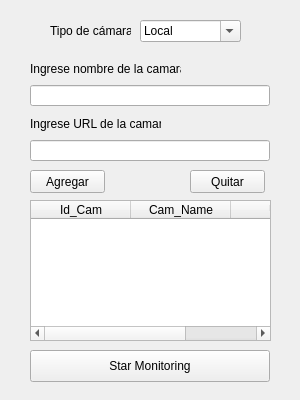
<?xml version="1.0" encoding="UTF-8"?>
<ui version="4.0">
 <class>MainWindow</class>
 <widget class="QMainWindow" name="MainWindow">
  <property name="geometry">
   <rect>
    <x>0</x>
    <y>0</y>
    <width>300</width>
    <height>400</height>
   </rect>
  </property>
  <property name="minimumSize">
   <size>
    <width>300</width>
    <height>400</height>
   </size>
  </property>
  <property name="maximumSize">
   <size>
    <width>300</width>
    <height>400</height>
   </size>
  </property>
  <property name="windowTitle">
   <string>Weapon Detector</string>
  </property>
  <widget class="QWidget" name="centralwidget">
   <widget class="QLabel" name="label_2">
    <property name="geometry">
     <rect>
      <x>30</x>
      <y>61</y>
      <width>151</width>
      <height>16</height>
     </rect>
    </property>
    <property name="text">
     <string>Ingrese nombre de la camara</string>
    </property>
   </widget>
   <widget class="QLabel" name="label_3">
    <property name="geometry">
     <rect>
      <x>30</x>
      <y>116</y>
      <width>131</width>
      <height>16</height>
     </rect>
    </property>
    <property name="text">
     <string>Ingrese URL de la camara</string>
    </property>
   </widget>
   <widget class="QPushButton" name="pushButton">
    <property name="enabled">
     <bool>true</bool>
    </property>
    <property name="geometry">
     <rect>
      <x>30</x>
      <y>350</y>
      <width>240</width>
      <height>32</height>
     </rect>
    </property>
    <property name="text">
     <string>Star Monitoring</string>
    </property>
   </widget>
   <widget class="QLineEdit" name="inputCamName">
    <property name="geometry">
     <rect>
      <x>30</x>
      <y>85</y>
      <width>240</width>
      <height>21</height>
     </rect>
    </property>
   </widget>
   <widget class="QLineEdit" name="input_url">
    <property name="geometry">
     <rect>
      <x>30</x>
      <y>140</y>
      <width>240</width>
      <height>21</height>
     </rect>
    </property>
   </widget>
   <widget class="QComboBox" name="boxOpciones">
    <property name="geometry">
     <rect>
      <x>140</x>
      <y>20</y>
      <width>101</width>
      <height>22</height>
     </rect>
    </property>
    <property name="editable">
     <bool>true</bool>
    </property>
    <item>
     <property name="text">
      <string>Local</string>
     </property>
    </item>
    <item>
     <property name="text">
      <string>Online</string>
     </property>
    </item>
   </widget>
   <widget class="QLabel" name="label">
    <property name="geometry">
     <rect>
      <x>50</x>
      <y>20</y>
      <width>81</width>
      <height>21</height>
     </rect>
    </property>
    <property name="text">
     <string>Tipo de cámara?:</string>
    </property>
   </widget>
   <widget class="QPushButton" name="buttonAgregar">
    <property name="geometry">
     <rect>
      <x>30</x>
      <y>170</y>
      <width>75</width>
      <height>23</height>
     </rect>
    </property>
    <property name="text">
     <string>Agregar</string>
    </property>
   </widget>
   <widget class="QTableWidget" name="tableCamaras">
    <property name="geometry">
     <rect>
      <x>30</x>
      <y>200</y>
      <width>241</width>
      <height>141</height>
     </rect>
    </property>
    <column>
     <property name="text">
      <string>Id_Cam</string>
     </property>
    </column>
    <column>
     <property name="text">
      <string>Cam_Name</string>
     </property>
    </column>
    <column>
     <property name="text">
      <string>URL</string>
     </property>
    </column>
   </widget>
   <widget class="QPushButton" name="buttonRemover">
    <property name="geometry">
     <rect>
      <x>190</x>
      <y>170</y>
      <width>75</width>
      <height>23</height>
     </rect>
    </property>
    <property name="text">
     <string>Quitar</string>
    </property>
   </widget>
  </widget>
 </widget>
 <resources/>
 <connections/>
</ui>
